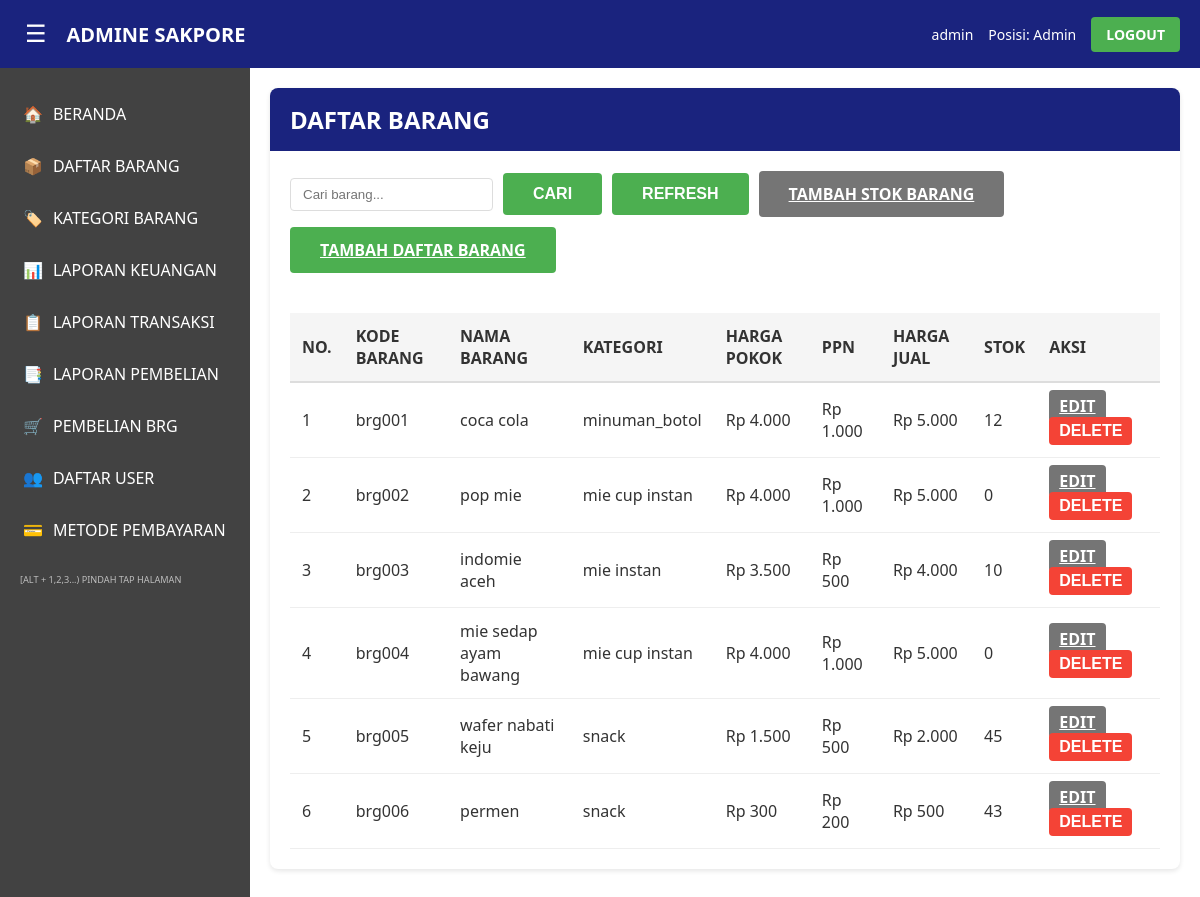
The app's page /admin/daftar_barang/index.php (signed in) with its own data.
### tables this page shows
CREATE TABLE IF NOT EXISTS daftar_barang (
    barangID INT AUTO_INCREMENT PRIMARY KEY,
    id_barang VARCHAR(50) UNIQUE NOT NULL,
    nama_barang VARCHAR(255) NOT NULL,
    kategori VARCHAR(50) NOT NULL,
    satuan VARCHAR(20) NOT NULL,
    harga_pokok DECIMAL(15,2) NOT NULL DEFAULT 0,
    ppn DECIMAL(15,2) NOT NULL DEFAULT 0,
    harga_jual DECIMAL(15,2) NOT NULL DEFAULT 0,
    stok INT NOT NULL DEFAULT 0,
    FOREIGN KEY (kategori) REFERENCES kategori_barang(id_kategori) ON DELETE RESTRICT
);

CREATE TABLE IF NOT EXISTS kategori_barang (
    kategoriID INT AUTO_INCREMENT PRIMARY KEY,
    id_kategori VARCHAR(50) UNIQUE NOT NULL,
    namaKategori VARCHAR(100) NOT NULL,
    tanggalinput DATE NOT NULL DEFAULT (CURRENT_DATE)
);

### config/paths.php (called while the page is built, shortened)
<?php
function getScriptDepth() {
    $scriptName = $_SERVER['SCRIPT_NAME'];
    $scriptDir = dirname($scriptName);
    $scriptDir = trim($scriptDir, '/');
    $parts = explode('/', $scriptDir);
    $parts = array_filter($parts);
    $projectFolders = ['admin', 'kasir', 'assets', 'config', 'includes'];
    $depth = 0;
    $found = false;
    foreach ($parts as $part) {
        if (in_array($part, $projectFolders)) {
            $found = true;
            $depth++;
        } elseif ($found) {
            $depth++;
        }
    }
    return $depth;
}
function getNavPath($targetPath) {
    $depth = getScriptDepth();
    $backPath = str_repeat('../', $depth);
    $targetPath = ltrim($targetPath, '/');
    return $backPath . $targetPath;
}
function getAssetPath($file = '') {
    $depth = getScriptDepth();
    $backPath = str_repeat('../', $depth);
    return $backPath . 'assets/' . $file;
}

### config/session.php (called while the page is built, shortened)
<?php
function isAdmin() {
    return isset($_SESSION['jabatan']) && $_SESSION['jabatan'] === 'Admin';
}

### config/database.php (called while the page is built, shortened)
<?php
function getConnection() {
    $conn = mysqli_connect(DB_HOST, DB_USER, DB_PASS, DB_NAME);
    mysqli_set_charset($conn, "utf8");
    return $conn;
}
function queryArray($sql) {
    $conn = getConnection();
    $result = mysqli_query($conn, $sql);
    $data = [];
    while ($row = mysqli_fetch_assoc($result)) {
        $data[] = $row;
    }
    return $data;
}

### includes/functions.php (called while the page is built, shortened)
<?php
require_once __DIR__ . '/../config/database.php';
function formatRupiah($angka) {
    return 'Rp ' . number_format($angka, 0, ',', '.');
}

### admin/daftar_barang/index.php (the view, shortened to what this page needs)
<?php
require_once __DIR__ . '/../../config/database.php';
require_once __DIR__ . '/../../config/session.php';
require_once __DIR__ . '/../../includes/functions.php';
$search = $_GET['search'] ?? '';
$conn = getConnection();
if (!empty($search)) {
    $search = mysqli_real_escape_string($conn, $search);
    $barang = queryArray("SELECT db.*, kb.namaKategori FROM daftar_barang db
                          LEFT JOIN kategori_barang kb ON db.kategori = kb.id_kategori
                          WHERE db.nama_barang LIKE '%$search%' OR db.id_barang LIKE '%$search%'
                          ORDER BY db.id_barang");
} else {
    $barang = queryArray("SELECT db.*, kb.namaKategori FROM daftar_barang db
                          LEFT JOIN kategori_barang kb ON db.kategori = kb.id_kategori
                          ORDER BY db.id_barang");
}
require_once __DIR__ . '/../../config/paths.php';
include __DIR__ . '/../../includes/header.php';
?>
<div class="card">
    <div class="card-header">
        <h2>DAFTAR BARANG</h2>
    </div>
    <div class="search-filter">
        <input type="text" id="search" placeholder="Cari barang..." value="<?php echo htmlspecialchars($search); ?>">
        <button class="btn btn-success" onclick="searchBarang()">CARI</button>
        <button class="btn btn-success" onclick="location.reload()">REFRESH</button>
        <a href="<?php echo getNavPath('admin/daftar_barang/tambah_stok.php'); ?>" class="btn btn-secondary">TAMBAH STOK BARANG</a>
        <a href="<?php echo getNavPath('admin/daftar_barang/tambah.php'); ?>" class="btn btn-success">TAMBAH DAFTAR BARANG</a>
    </div>
    <div class="table-container">
        <table>
            <thead>
                <tr>
                    <th>NO.</th>
                    <th>KODE BARANG</th>
                    <th>NAMA BARANG</th>
                    <th>KATEGORI</th>
                    <th>HARGA POKOK</th>
                    <th>PPN</th>
                    <th>HARGA JUAL</th>
                    <th>STOK</th>
                    <th>AKSI</th>
                </tr>
            </thead>
            <tbody>
                <?php if (empty($barang)): ?>
                    <tr>
                        <td colspan="9" class="text-center">Tidak ada data</td>
                    </tr>
                <?php else: ?>
                    <?php foreach ($barang as $index => $brg): ?>
                        <tr>
                            <td><?php echo $index + 1; ?></td>
                            <td><?php echo $brg['id_barang']; ?></td>
                            <td><?php echo htmlspecialchars($brg['nama_barang']); ?></td>
                            <td><?php echo htmlspecialchars($brg['namaKategori'] ?? $brg['kategori']); ?></td>
                            <td><?php echo formatRupiah($brg['harga_pokok']); ?></td>
                            <td><?php echo formatRupiah($brg['ppn']); ?></td>
                            <td><?php echo formatRupiah($brg['harga_jual']); ?></td>
                            <td><?php echo $brg['stok']; ?></td>
                            <td>
                                <a href="<?php echo getNavPath('admin/daftar_barang/tambah.php?edit=' . $brg['id_barang']); ?>" class="btn btn-secondary" style="padding: 5px 10px;">EDIT</a>
                                <form method="POST" style="display: inline;" onsubmit="return confirmDelete()">
                                    <button type="submit" class="btn btn-danger" style="padding: 5px 10px;">DELETE</button>
                                </form>
                            </td>
                        </tr>
                    <?php endforeach; ?>
                <?php endif; ?>
            </tbody>
        </table>
    </div>
</div>
<?php include __DIR__ . '/../../includes/footer.php'; ?>

### includes/header.php (shortened to what this page needs)
<?php
require_once __DIR__ . '/../config/session.php';
require_once __DIR__ . '/../config/paths.php';
$currentPage = basename($_SERVER['PHP_SELF']);
$isAdmin = isAdmin();
$assetPath = getAssetPath('');
?>
<!DOCTYPE html>
<html lang="id">
<head>
    <link rel="stylesheet" href="<?php echo $assetPath; ?>css/style.css">
</head>
<body>
    <div class="container">
        <header class="header">
            <div class="header-left">
                <button class="menu-toggle" id="menuToggle">☰</button>
                <h1><?php echo $isAdmin ? 'ADMINE SAKPORE' : 'KASIR SAKPORE'; ?></h1>
            </div>
            <div class="header-right">
                <span><?php echo $_SESSION['username']; ?></span>
                <span>Posisi: <?php echo $_SESSION['jabatan']; ?></span>
                <a href="<?php echo getNavPath('logout.php'); ?>" class="btn-logout">LOGOUT</a>
            </div>
        </header>
        <div class="wrapper">
            <aside class="sidebar" id="sidebar">
                <nav class="nav-menu">
                    <?php if ($isAdmin): ?>
                        <a href="<?php echo getNavPath('admin/dashboard.php'); ?>" class="nav-item <?php echo $currentPage == 'dashboard.php' ? 'active' : ''; ?>">
                            <span>🏠</span> BERANDA
                        </a>
                        <a href="<?php echo getNavPath('admin/daftar_barang/index.php'); ?>" class="nav-item <?php echo strpos($currentPage, 'daftar_barang') !== false ? 'active' : ''; ?>">
                            <span>📦</span> DAFTAR BARANG
                        </a>
                        <a href="<?php echo getNavPath('admin/kategori_barang/index.php'); ?>" class="nav-item <?php echo strpos($currentPage, 'kategori_barang') !== false ? 'active' : ''; ?>">
                            <span>🏷️</span> KATEGORI BARANG
                        </a>
                        <a href="<?php echo getNavPath('admin/laporan/keuangan.php'); ?>" class="nav-item <?php echo strpos($currentPage, 'keuangan') !== false ? 'active' : ''; ?>">
                            <span>📊</span> LAPORAN KEUANGAN
                        </a>
                        <a href="<?php echo getNavPath('admin/laporan/transaksi.php'); ?>" class="nav-item <?php echo strpos($currentPage, 'transaksi') !== false && strpos($currentPage, 'laporan') !== false ? 'active' : ''; ?>">
                            <span>📋</span> LAPORAN TRANSAKSI
                        </a>
                        <a href="<?php echo getNavPath('admin/laporan/pembelian.php'); ?>" class="nav-item <?php echo strpos($currentPage, 'pembelian') !== false && strpos($currentPage, 'laporan') !== false ? 'active' : ''; ?>">
                            <span>📑</span> LAPORAN PEMBELIAN
                        </a>
                        <a href="<?php echo getNavPath('admin/pembelian_barang/index.php'); ?>" class="nav-item <?php echo strpos($currentPage, 'pembelian_barang') !== false ? 'active' : ''; ?>">
                            <span>🛒</span> PEMBELIAN BRG
                        </a>
                        <a href="<?php echo getNavPath('admin/user/index.php'); ?>" class="nav-item <?php echo strpos($currentPage, 'user') !== false ? 'active' : ''; ?>">
                            <span>👥</span> DAFTAR USER
                        </a>
                        <a href="<?php echo getNavPath('admin/metode_pembayaran/index.php'); ?>" class="nav-item <?php echo strpos($currentPage, 'metode_pembayaran') !== false ? 'active' : ''; ?>">
                            <span>💳</span> METODE PEMBAYARAN
                        </a>
                    <?php endif; ?>
                </nav>
                <div class="nav-shortcut">
                    <small>[ALT + 1,2,3...) PINDAH TAP HALAMAN</small>
                </div>
            </aside>
            <main class="main-content">

### includes/footer.php (shortened to what this page needs)
            </main>
        </div>
    </div>
</body>
</html>

### assets/css/style.css (style rules this page uses)
* { margin: 0; padding: 0; box-sizing: border-box; }
body { font-family: 'Segoe UI', Tahoma, Geneva, Verdana, sans-serif; background-color: #90EE90; color: #333; }
.container { min-height: 100vh; display: flex; flex-direction: column; }
.header { background-color: #1a237e; color: white; padding: 15px 20px; display: flex; justify-content: space-between; align-items: center; box-shadow: 0 2px 5px rgba(0,0,0,0.1); }
.header-left { display: flex; align-items: center; gap: 15px; }
.menu-toggle { background: none; border: none; color: white; font-size: 24px; cursor: pointer; padding: 5px; }
.header h1 { font-size: 20px; font-weight: bold; }
.header-right { display: flex; align-items: center; gap: 15px; font-size: 14px; }
.btn-logout { background-color: #4caf50; color: white; padding: 8px 15px; text-decoration: none; border-radius: 4px; font-weight: bold; transition: background-color 0.3s; }
.wrapper { display: flex; flex: 1; }
.sidebar { width: 250px; background-color: #424242; min-height: calc(100vh - 60px); padding: 20px 0; transition: transform 0.3s; }
.nav-menu { display: flex; flex-direction: column; }
.nav-item { color: white; padding: 15px 20px; text-decoration: none; display: flex; align-items: center; gap: 10px; transition: background-color 0.3s; border-left: 3px solid transparent; }
.nav-shortcut { padding: 15px 20px; color: #bdbdbd; font-size: 11px; }
.main-content { flex: 1; background-color: white; padding: 20px; overflow-y: auto; }
.btn { padding: 12px 30px; border: none; border-radius: 4px; font-size: 16px; font-weight: bold; cursor: pointer; transition: all 0.3s; }
.btn-success { background-color: #4caf50; color: white; }
.btn-danger { background-color: #f44336; color: white; }
.btn-secondary { background-color: #757575; color: white; }
.card { background-color: white; border-radius: 8px; padding: 20px; margin-bottom: 20px; box-shadow: 0 2px 5px rgba(0,0,0,0.1); }
.card-header { background-color: #1a237e; color: white; padding: 15px 20px; border-radius: 8px 8px 0 0; margin: -20px -20px 20px -20px; font-weight: bold; }
.table-container { overflow-x: auto; }
table { width: 100%; border-collapse: collapse; margin-top: 20px; }
table th { background-color: #f5f5f5; padding: 12px; text-align: left; font-weight: bold; border-bottom: 2px solid #ddd; }
table td { padding: 12px; border-bottom: 1px solid #eee; }
.search-filter { display: flex; gap: 10px; margin-bottom: 20px; flex-wrap: wrap; align-items: center; }
.search-filter input, .search-filter select { padding: 8px 12px; border: 1px solid #ddd; border-radius: 4px; }

### records on screen
daftar_barang: id_barang "brg001", nama_barang "coca cola", kategori_barang.namaKategori "minuman_botol", harga_pokok "Rp 4.000", ppn "Rp 1.000", harga_jual "Rp 5.000", stok "12"
daftar_barang: id_barang "brg002", nama_barang "pop mie", kategori_barang.namaKategori "mie cup instan", harga_pokok "Rp 4.000", ppn "Rp 1.000", harga_jual "Rp 5.000", stok "0"
daftar_barang: id_barang "brg003", nama_barang "indomie aceh", kategori_barang.namaKategori "mie instan", harga_pokok "Rp 3.500", ppn "Rp 500", harga_jual "Rp 4.000", stok "10"
daftar_barang: id_barang "brg004", nama_barang "mie sedap ayam bawang", kategori_barang.namaKategori "mie cup instan", harga_pokok "Rp 4.000", ppn "Rp 1.000", harga_jual "Rp 5.000", stok "0"
daftar_barang: id_barang "brg005", nama_barang "wafer nabati keju", kategori_barang.namaKategori "snack", harga_pokok "Rp 1.500", ppn "Rp 500", harga_jual "Rp 2.000", stok "45"
daftar_barang: id_barang "brg006", nama_barang "permen", kategori_barang.namaKategori "snack", harga_pokok "Rp 300", ppn "Rp 200", harga_jual "Rp 500", stok "43"

### other values on screen
$_SESSION['username'] "admin"
$_SESSION['jabatan'] "Admin"
